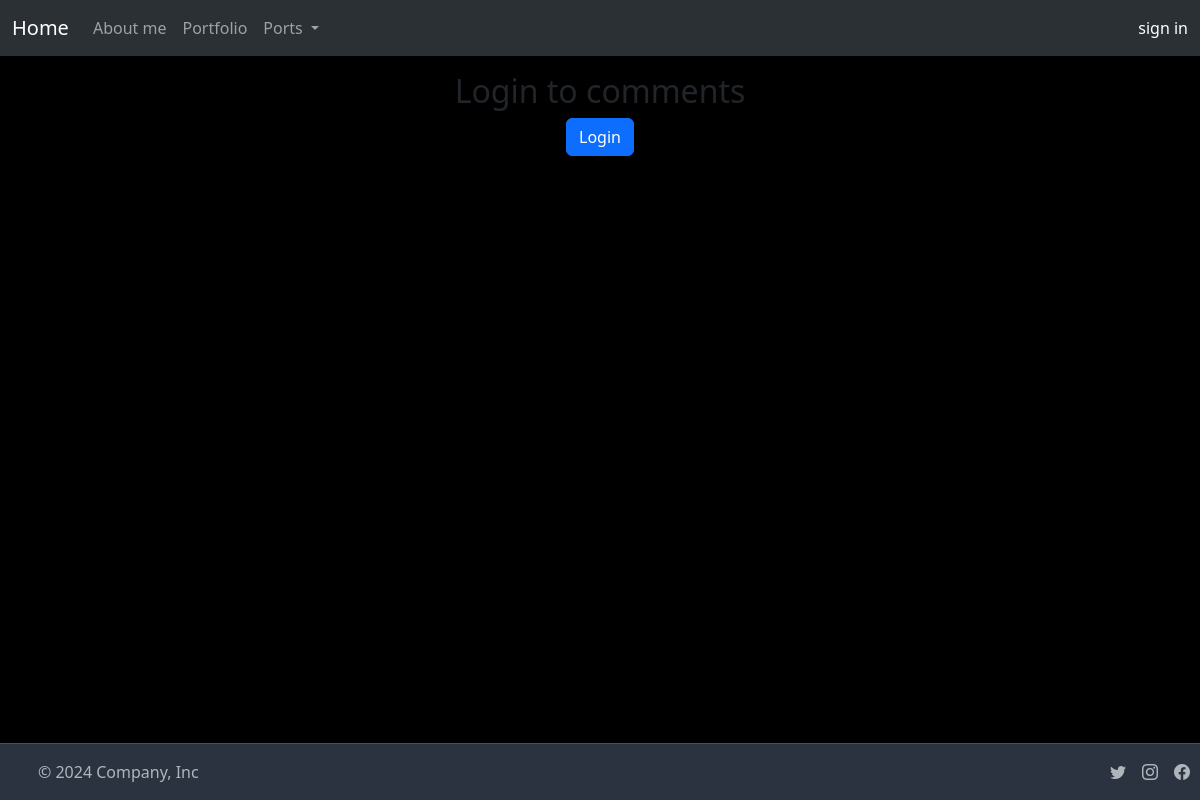
The page /port_2 on the database as committed earlier.
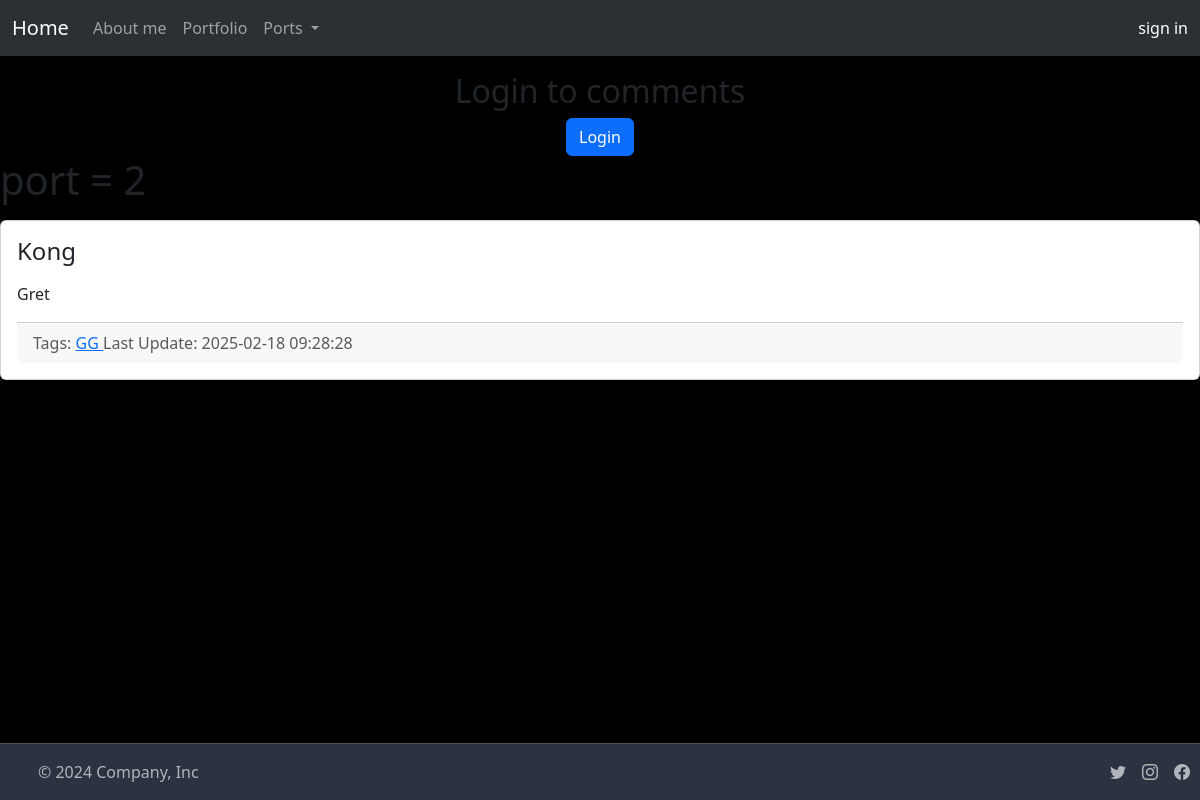
The same page on the database as committed later.
### port_web/models/models.py (models this page shows)
class Note(db.Model):
    __tablename__ = "notes"
    id: Mapped[int] = mapped_column(sa.Integer, primary_key=True)
    title: Mapped[str] = mapped_column(sa.String, nullable=False)
    description: Mapped[str] = mapped_column(sa.Text)
    tags: Mapped[list[Tag]] = relationship(secondary=note_tag_m2m)
    create_date = mapped_column(sa.DateTime(timezone=True), server_default=func.now())
    update_date = mapped_column(sa.DateTime(timezone=True), server_default=func.now())
    portfolio_id: Mapped[int] = mapped_column(sa.Integer, nullable=True)

class Tag(db.Model):
    __tablename__ = "tags"
    id: Mapped[int] = mapped_column(sa.Integer, primary_key=True)
    name: Mapped[str] = mapped_column(sa.String, nullable=False)
    created_date = mapped_column(sa.DateTime(timezone=True), server_default=func.now())

### port_web/portapp.py (the view)
@app.route("/port_2")
def port_2():
    db = models.db
    notes = db.session.execute(db.select(models.Note).order_by(models.Note.title)).scalars()
    return flask.render_template("port_2.html", notes=notes)

### port_web/templates/port_2.html (shortened to what this page needs)
{% extends 'base.html'%}
{% block body %}
<ul class="nav justify-content-center" style="padding-top: 1em;">
    <li class="nav-item">
        {% if not current_user.is_authenticated %}
            <h2>Login to comments</h2>
            <div class="d-flex justify-content-center">
                <a class="btn btn-primary " href="{{ url_for('login', port_id = 2)}}">
                    Login
                </a>
            </div>
        {% else %}
            <a class="btn btn-primary" href="{{ url_for('create_note', port_id = 2) }}">
                Create
            </a>
        {% endif %}
    </li>
</ul>
{% for note in notes %}
{% if note.portfolio_id == 2 %}
    <h1>port = {{ note.portfolio_id }}</h1>
    <div class="card my-3">
        <div class="card-body">
            <h4 class="card-title">{{ note.title }}</h4>
            <div class="card-text my-3">
                {{ note.description }}
            </div>
            <div class="card-footer text-muted">
                Tags:
                {% for t in note.tags %}
                    <a href="{{ url_for('tags_view', tag_name=t.name) }}">
                        {{t.name}}
                    </a>
                {% endfor %}
                Last Update: {{ note.update_date }}
            </div>
        </div>
    </div>
{% endif %}
{% endfor %}
{% endblock %}

Rows that differ between the two databases and show on the page:
added Note: portfolio_id "2", title "Kong", description "Gret", update_date "2025-02-18 09:28:28"
added Tag: name "GG"
